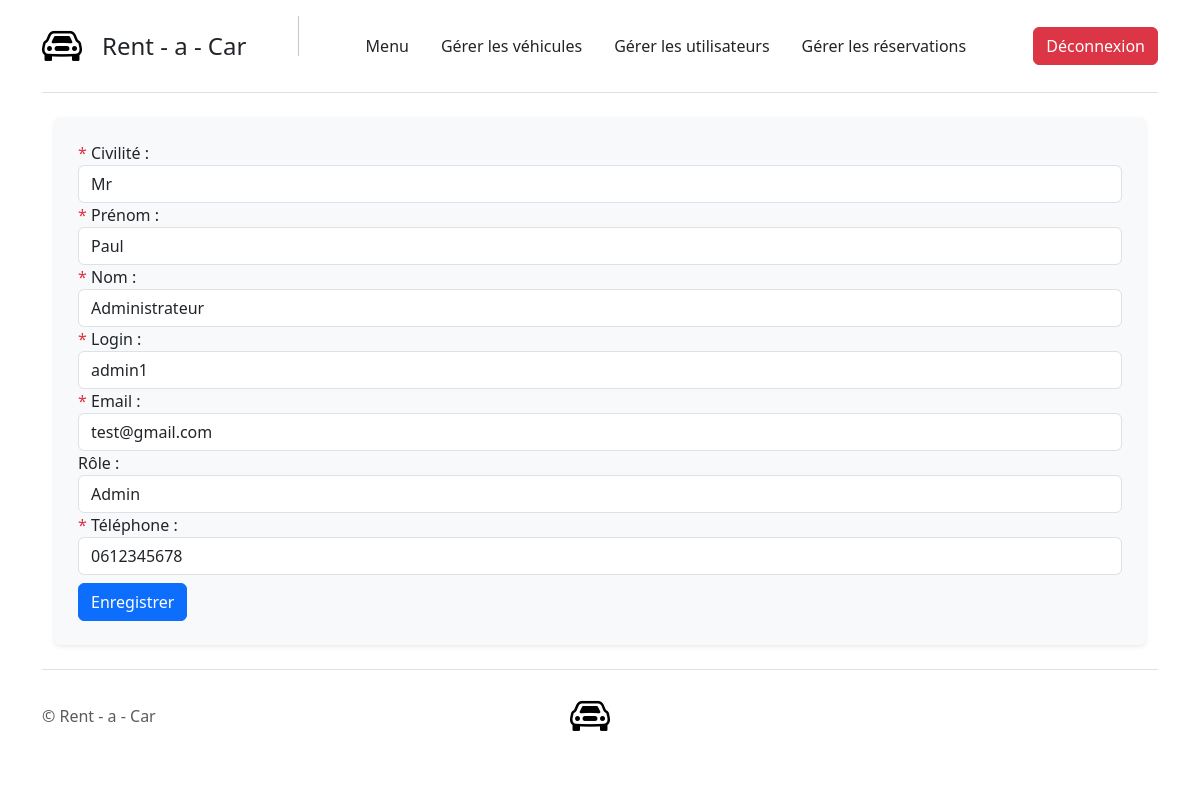
Screenshot of /?action=modifierCompte&id=39 (signed in) with the database file from the repository.
### tables this page shows
CREATE TABLE IF NOT EXISTS `personne` (
  `id_personne` int NOT NULL AUTO_INCREMENT,
  `civilite` varchar(25) DEFAULT NULL,
  `prenom` varchar(25) DEFAULT NULL,
  `nom` varchar(25) DEFAULT NULL,
  `login` varchar(25) DEFAULT NULL,
  `email` varchar(50) DEFAULT NULL,
  `role` varchar(15) DEFAULT 'CLIENT',
  `date_inscription` datetime DEFAULT CURRENT_TIMESTAMP,
  `tel` varchar(20) DEFAULT NULL,
  `mdp` varchar(100) DEFAULT NULL,
  `depenses` int DEFAULT NULL,
  PRIMARY KEY (`id_personne`),
  UNIQUE KEY `login` (`login`)
);

### index.php (called while the page is built, shortened)
<?php
include "classes/Account.php";
include "controller/AccountController.php";
include "model/AccountModel.php";
$compte = new AccountController();
$compte->actionAccount();

### model/ModelGeneric.php (called while the page is built)
<?php
abstract class ModelGeneric {
    protected $pdo;
    public function __construct(){
        $this->pdo = new PDO("mysql:host=localhost;dbname=agence", "root", "", [
            PDO::ATTR_DEFAULT_FETCH_MODE => PDO::FETCH_ASSOC
        ]);
    }
    public function executeRequest(string $query, $data = []){
        $statement = $this->pdo->prepare($query);
        foreach($data as $cle => $valeur){
            $data[$cle] = htmlentities($valeur);
        }
        $statement->execute($data);
        return $statement;
    }
}

### model/AccountModel.php (called while the page is built, shortened)
<?php
require_once 'model/ModelGeneric.php';
class AccountModel extends ModelGeneric {
    public function findAccountById(int $id){
        $query = $this->executeRequest("SELECT * FROM personne WHERE id_personne = :id", ["id" => $id]);
        extract($query->fetch());
        return new Account($id_personne, $civilite, $prenom, $nom, $login, $email, $role, $date_inscription, $tel, $mdp, $depenses);
    }
}

### classes/Account.php (called while the page is built, shortened)
<?php
class Account {
    private $civilite;
    private $prenom;
    private $nom;
    private $login;
    private $email;
    private $role;
    private $tel;
    public function __construct($p_id_personne = '', $p_civilite = '', $p_prenom = '', $p_nom = '', $p_login = '', $p_email = '', $p_role = '',
        $p_date_inscription = '', $p_tel = '', $p_mdp = '', $p_depenses = 0)
    {
            $this->civilite = $p_civilite;
            $this->prenom = $p_prenom;
            $this->nom = $p_nom;
            $this->login = $p_login;
            $this->email = $p_email;
            $this->role = $p_role;
            $this->tel = $p_tel;
    }
    public function getCivilite(){
        return $this->civilite;
    }
    public function getPrenom(){
        return $this->prenom;
    }
    public function getNom(){
        return $this->nom;
    }
    public function getLogin(){
        return $this->login;
    }
    public function getEmail(){
        return $this->email;
    }
    public function getRole(){
        return $this->role;
    }
    public function getTel(){
        return $this->tel;
    }
}

### vue/formAccount.php (the view, shortened to what this page needs)
<form action="" id="inscription_form" method="POST" class="p-4 bg-light rounded shadow-sm">
    <div class="form-group">
        <label for="civilite"><span class="text-danger">*</span> Civilité :</label>
        <select id="civilite" name="civilite" class="form-control" value="<?php if(isset($compte)) { echo $compte->getCivilite();} ?>">
            <option value="Mr">Mr</option>
        </select>
    </div>
    <div class="form-group">
        <label for="prenom"><span class="text-danger">*</span> Prénom :</label>
        <input type="text" id="prenom" name="prenom" class="form-control" value="<?php if(isset($compte)) { echo $compte->getPrenom();} ?>">
    </div>
    <div class="form-group">
        <label for="nom"><span class="text-danger">*</span> Nom :</label>
        <input type="text" id="nom" name="nom" class="form-control" value="<?php if(isset($compte)) { echo $compte->getNom();} ?>">
    </div>
    <div class="form-group">
        <label for="login"><span class="text-danger">*</span> Login :</label>
        <input type="text" id="login" name="login" class="form-control" value="<?php if(isset($compte)) { echo $compte->getLogin();} ?>">
    </div>
    <div class="form-group">
        <label for="email"><span class="text-danger">*</span> Email :</label>
        <input type="email" id="email" name="email" class="form-control" value="<?php if(isset($compte)) { echo $compte->getEmail();} ?>">
    </div>
    <?php if(isset($_SESSION['user'])): ?>
        <?php if(unserialize($_SESSION['user'])->getRole() === "ADMIN"): ?>
            <div class="form-group">
                <label for="role">Rôle :</label>
                <select id="role" name="role" class="form-control">
                <?php
                    $selectedRole = isset($compte) ? $compte->getRole() : null;
                    $roles = [
                        "CLIENT" => "Client",
                        "ADMIN" => "Admin",
                    ];
                    foreach ($roles as $value => $label) {
                        $selected = ($value === $selectedRole) ? "selected" : "";
                        echo "<option value=\"$value\" $selected>$label</option>";
                    }
                ?>
                </select>
            </div>
        <?php endif; ?>
    <?php endif; ?>
    <div class="form-group">
        <label for="tel"><span class="text-danger">*</span> Téléphone :</label>
        <input type="text" id="tel" name="tel" class="form-control" value="<?php if(isset($compte)) { echo $compte->getTel();} ?>">
    </div>
    <input type="submit" class="btn btn-primary mt-2" name="<?php if(isset($compte)) {echo "modifyAccount";} else {echo "createAccount";} ?>" value="Enregistrer">
</form>
<?php
include "vue/template.php";

### rows the page displays
personne: civilite "Mr", prenom "Paul", nom "Administrateur", login "admin1", email "test@gmail.com", tel "0612345678"

### other values shown
form field role "Admin"
